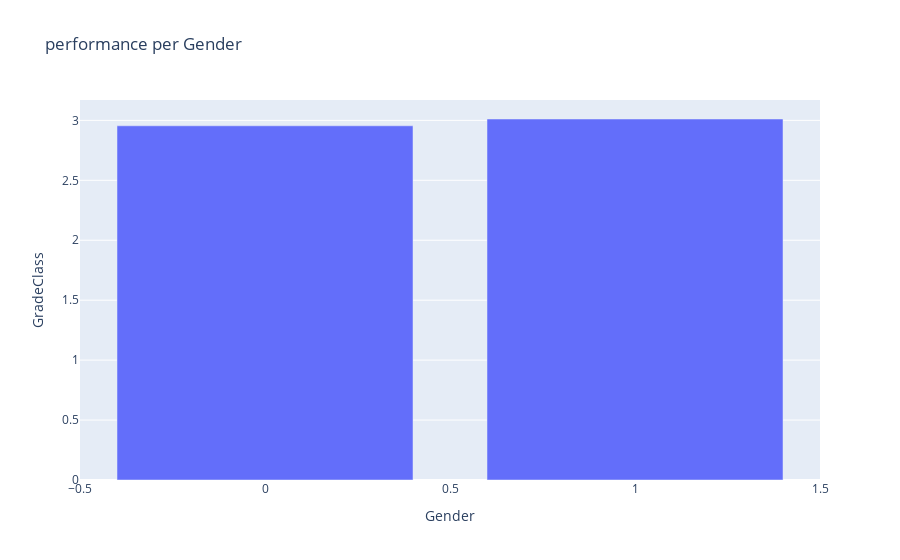

The notebook cell this image was saved under:
### Code cell
gender_performance = data.groupby('Gender')['GradeClass'].mean().reset_index()
fig=px.bar(gender_performance,x='Gender',y='GradeClass',title='performance per Gender')
fig.show()

### Figure 1 — Plotly figure (JSON) as saved in the notebook; plotly's stock layout.template omitted (floating-point values rounded to 4 significant figures)
{"data": [{"alignmentgroup": "True", "hovertemplate": "Gender=%{x}<br>GradeClass=%{y}<extra></extra>", "legendgroup": "", "marker": {"color": "#636efa", "pattern": {"shape": ""}}, "name": "", "offsetgroup": "", "orientation": "v", "showlegend": false, "textposition": "auto", "type": "bar", "x": [0, 1], "xaxis": "x", "y": [2.955, 3.011], "yaxis": "y"}], "layout": {"autosize": true, "barmode": "relative", "legend": {"tracegroupgap": 0}, "title": {"text": "performance per Gender"}, "xaxis": {"anchor": "y", "autorange": true, "domain": [0, 1], "range": [-0.5, 1.5], "title": {"text": "Gender"}, "type": "linear"}, "yaxis": {"anchor": "x", "autorange": true, "domain": [0, 1], "range": [0, 3.17], "title": {"text": "GradeClass"}, "type": "linear"}}}
